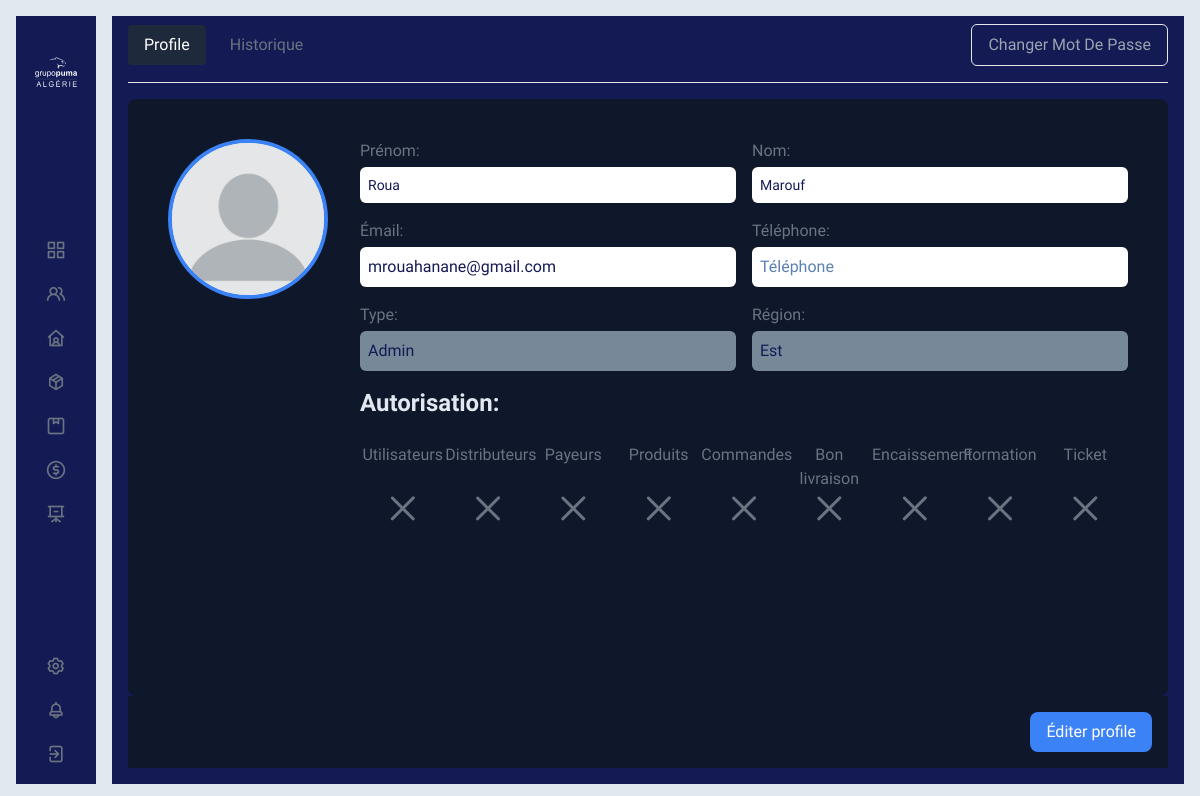
Page /profile/ (signed in) on the committed database.
### Session/models.py (models this page shows, shortened)
class CustomUser(AbstractUser):
    type = models.CharField(max_length=32, choices=Typeprofile, default='Agent')
    ville = models.ForeignKey(Ville, on_delete=models.CASCADE, null=True, blank=True)
    region = models.CharField(max_length=6, choices=Typeregion, default='EST', blank=True, null=True)
    telephone = models.CharField(max_length=80, blank=True)
    responsable = models.ForeignKey('self', on_delete=models.CASCADE, null=True, blank=True)
    photo = models.ImageField(upload_to="Profile/", null=True, blank=True)

### Session/views.py (the view)
# urls.py: path('profile/', ProfilePage, name='ProfilePage'),
@login_required
def ProfilePage(request):
    if(request.user.type in ["Distributeur", "Employé"]):
        listeville = Ville.objects.all()
        return render(request, 'Dist/Profile.html', {
            'listeville': listeville
        })
    else:
        listmodules  = list(
            set(request.user.user_permissions.values_list('content_type_id', flat=True))
        )
        return render(request, 'Pumal/Profile.html', {
            'listmodules': listmodules
        })

### templates/Pumal/Profile.html (shortened to what this page needs)
{% extends "baseNew.html" %}
{% load static %}
{% block content %}
    <div class="w-full h-full backprimer px-4 pb-4 flex flex-col">
        <div class="flex justify-between items-center pt-4 mb-4" style="margin-top: -8px">
            <div class="flex gap-2">
                <div>
                    <a href="/profile/"
                       class="block px-4 py-2 actualprimer rounded">Profile</a>
                </div>
                {% if request.user.type == "Admin" %}
                    <div>
                        <a href="{% url 'hisdisp' %}" class="block px-4 py-2 hoverprimer rounded">Historique</a>
                    </div>
                {% endif %}
            </div>
            <div>
                <button id="filterButton" class="btn capitalize backprimer px-4 py-2 border border-slate-300 text-gray-400
                    hover:bg-blue-900 hover:border-slate-400 rounded-md">Changer mot de passe
                </button>
            </div>
        </div>
        <hr/>
        <div class="flex-grow pt-4">
            <div class="h-full w-full backslateprime shadow-t-lg rounded-lg p-6 md:p-10">
                <div class="flex flex-col md:flex-row items-center md:items-start md:space-x-8">
                    <div class="flex-shrink-0 relative">
                        <div id="photoPreview"
                             class="w-40 h-40 bg-gray-200 rounded-full flex items-center justify-center overflow-hidden border-4 border-blue-500">
                            <img id="previewImage" src="{% if request.user.photo %}
                                        {{ request.user.photo.url }}
                                    {% else %}
                                        {% static 'images/blank-profile.webp' %}
                                    {% endif %}" alt="Preview" class="w-full h-full object-cover">
                        </div>
                    </div>
                    <div class="flex-grow grid grid-cols-2 gap-4 text-center md:text-left">
                        <div>
                            <label for="first_name">Prénom:</label>
                            <input type="text" id="first_name" name="first_name" placeholder="Prénom"
                                   value="{{ request.user.first_name }}"
                                   class="mt-1 p-2 block w-full shadow-sm sm:text-sm border-gray-300 rounded-md">
                        </div>
                        <div>
                            <label for="last_name">Nom:</label>
                            <input type="text" id="last_name" name="last_name" placeholder="Nom"
                                   value="{{ request.user.last_name }}"
                                   class="mt-1 p-2 block w-full shadow-sm sm:text-sm border-gray-300 rounded-md">
                        </div>
                        <div>
                            <label for="email">Émail:</label>
                            <input type="email" id="email" name="email" placeholder="Email"
                                   value="{{ request.user.email }}"
                                   class="mt-1 p-2 block w-full shadow-sm sm:border-gray-300 rounded-md">
                        </div>
                        <div>
                            <label for="telephone">Téléphone:</label>
                            <input type="text" id="telephone" name="telephone" placeholder="Téléphone"
                                   value="{{ request.user.telephone }}"
                                   class="mt-1 p-2 block w-full shadow-sm sm:border-gray-300 rounded-md">
                        </div>
                        <div>
                            <label>Type:</label>
                            <div class="mt-1 p-2 block textprimer w-full shadow-sm sm:border-gray-300 bg-white rounded-md">
                                {{ request.user.get_type_display }}
                            </div>
                        </div>
                        <div>
                            <label>Région:</label>
                            <div class="mt-1 p-2 block textprimer w-full shadow-sm sm:border-gray-300 bg-white rounded-md">
                                {{ request.user.get_region_display }}
                            </div>
                        </div>
                        <div class="col-span-2">
                            <h2 class="text-2xl font-bold textslate pb-2 mb-4">Autorisation:</h2>
                            <div class="grid grid-cols-9 text-center">
                                <div>Utilisateurs</div>
                                <div>Distributeurs</div>
                                <div>Payeurs</div>
                                <div>Produits</div>
                                <div>Commandes</div>
                                <div>Bon livraison</div>
                                <div>Encaissement</div>
                                <div>Formation</div>
                                <div>Ticket</div>
                            </div>
                            <div class="grid grid-cols-9 text-center">
                                {% if 'customuser' in listmodules %}
                                    <i class="uil uil-check text-4xl"></i>
                                {% else %}
                                    <i class="uil uil-multiply text-4xl"></i>
                                {% endif %}
                                {% if 'distributeur' in listmodules %}
                                    <i class="uil uil-check text-4xl"></i>
                                {% else %}
                                    <i class="uil uil-multiply text-4xl"></i>
                                {% endif %}
                                {% if 'payeur' in listmodules %}
                                    <i class="uil uil-check text-4xl"></i>
                                {% else %}
                                    <i class="uil uil-multiply text-4xl"></i>
                                {% endif %}
                                {% if 'produits' in listmodules %}
                                    <i class="uil uil-check text-4xl"></i>
                                {% else %}
                                    <i class="uil uil-multiply text-4xl"></i>
                                {% endif %}
                                {% if 'dist_commande' in listmodules %}
                                    <i class="uil uil-check text-4xl"></i>
                                {% else %}
                                    <i class="uil uil-multiply text-4xl"></i>
                                {% endif %}
                                {% if 'dist_bonlivraison' in listmodules %}
                                    <i class="uil uil-check text-4xl"></i>
                                {% else %}
                                    <i class="uil uil-multiply text-4xl"></i>
                                {% endif %}
                                {% if 'encaissement' in listmodules %}
                                    <i class="uil uil-check text-4xl"></i>
                                {% else %}
                                    <i class="uil uil-multiply text-4xl"></i>
                                {% endif %}
                                {% if 'formation' in listmodules %}
                                    <i class="uil uil-check text-4xl"></i>
                                {% else %}
                                    <i class="uil uil-multiply text-4xl"></i>
                                {% endif %}
                                {% if 'problematique' in listmodules %}
                                    <i class="uil uil-check text-4xl"></i>
                                {% else %}
                                    <i class="uil uil-multiply text-4xl"></i>
                                {% endif %}
                            </div>
                        </div>
                    </div>
                </div>
            </div>
        </div>
        <div class="w-full backslateprime flex justify-end p-4">
            <button id="editerprof"
                    class="bg-blue-500 h-10 text-white py-1.5 px-4 rounded-lg hover:bg-blue-400 disabled:opacity-50"
                    disabled>
                Éditer profile
            </button>
        </div>
    </div>
{% endblock %}

### rows in the picture
CustomUser: first_name "Roua", last_name "Marouf", email "mrouahanane@gmail.com", user.type "Admin", user.region "Est"
